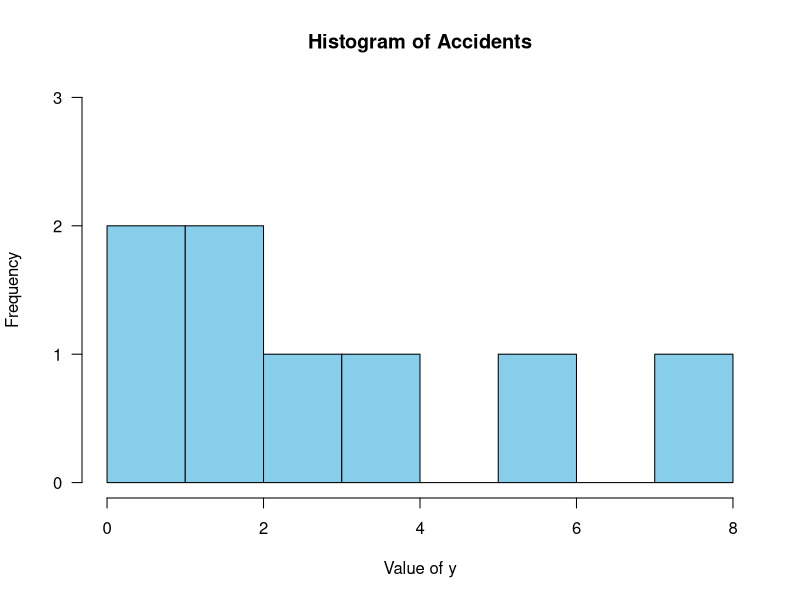
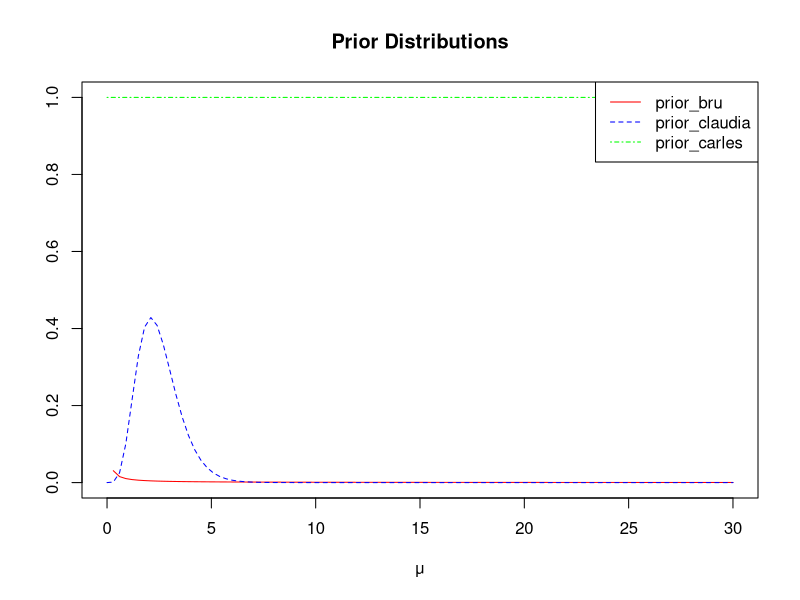
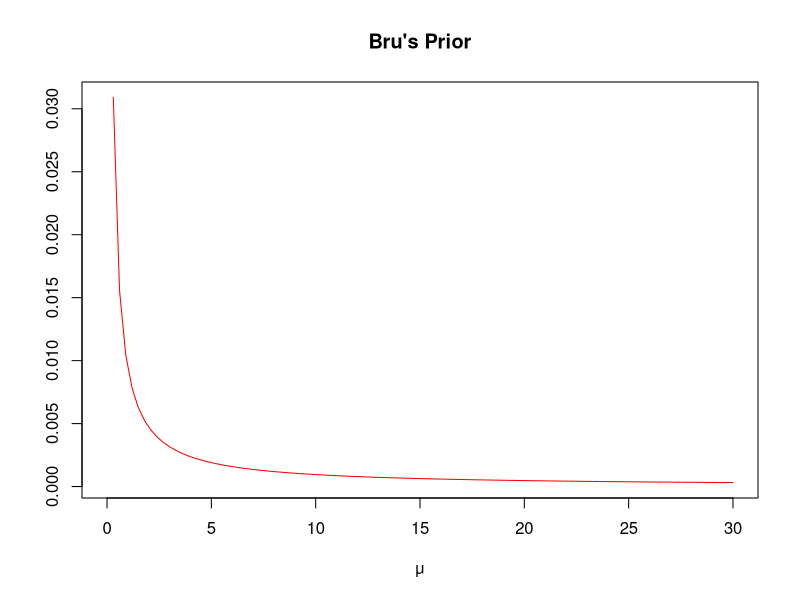
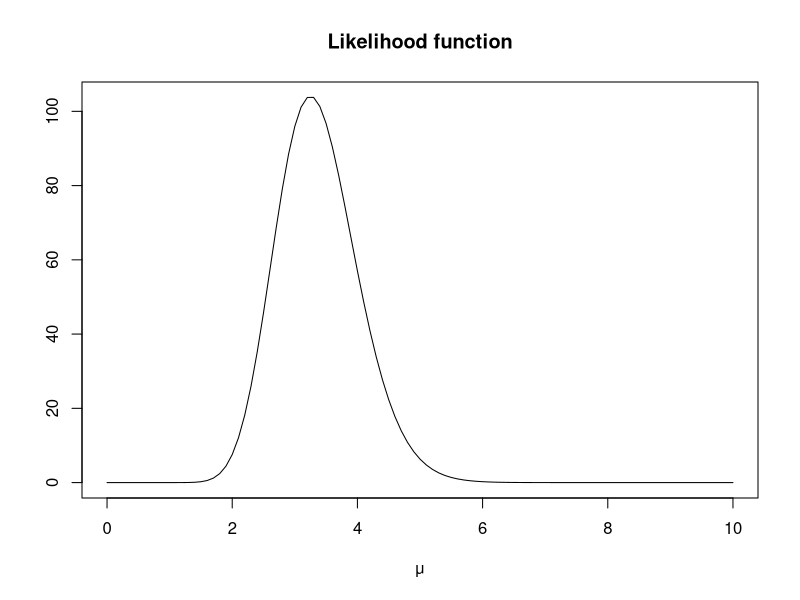
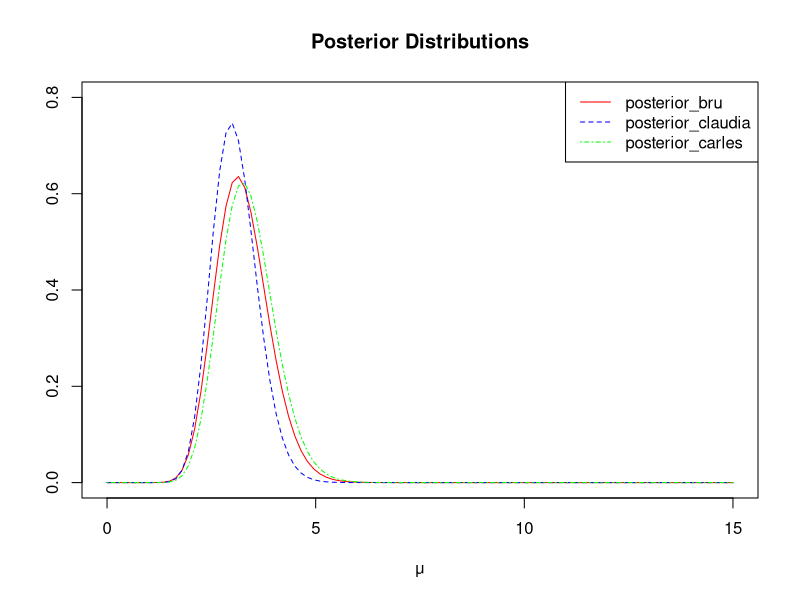
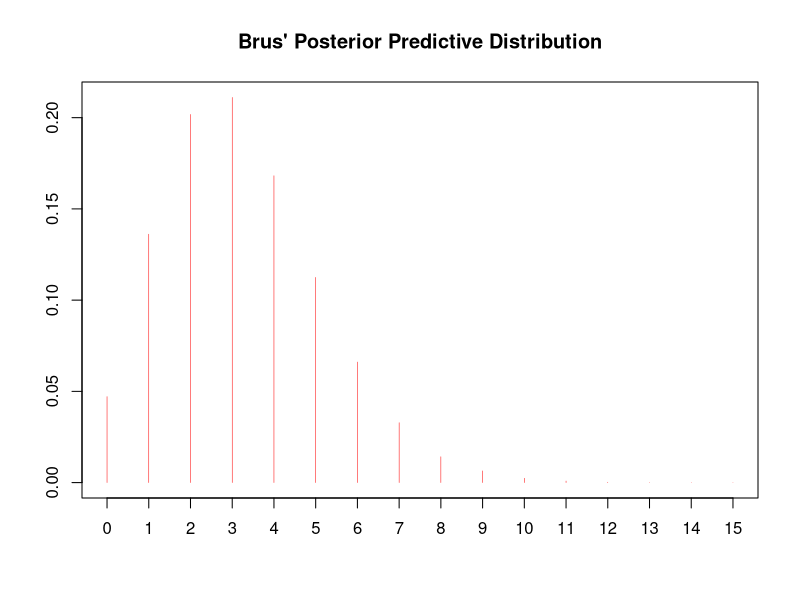
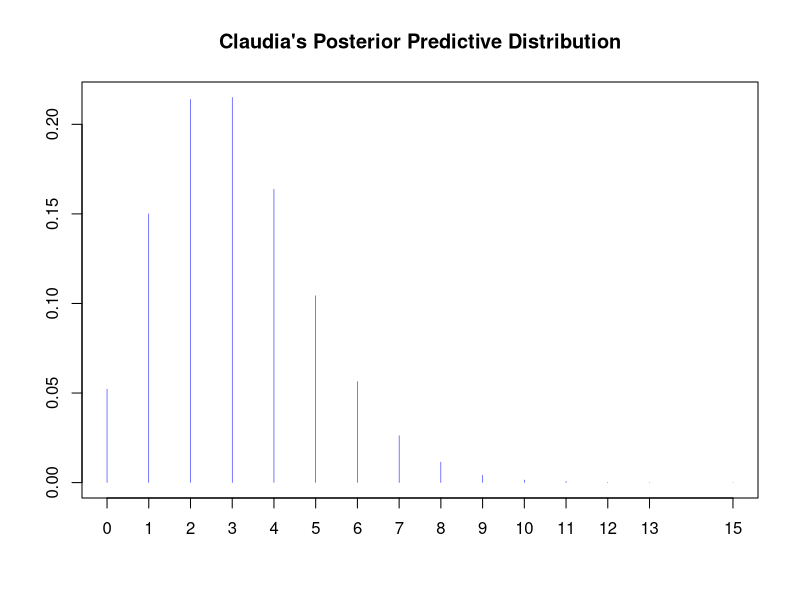
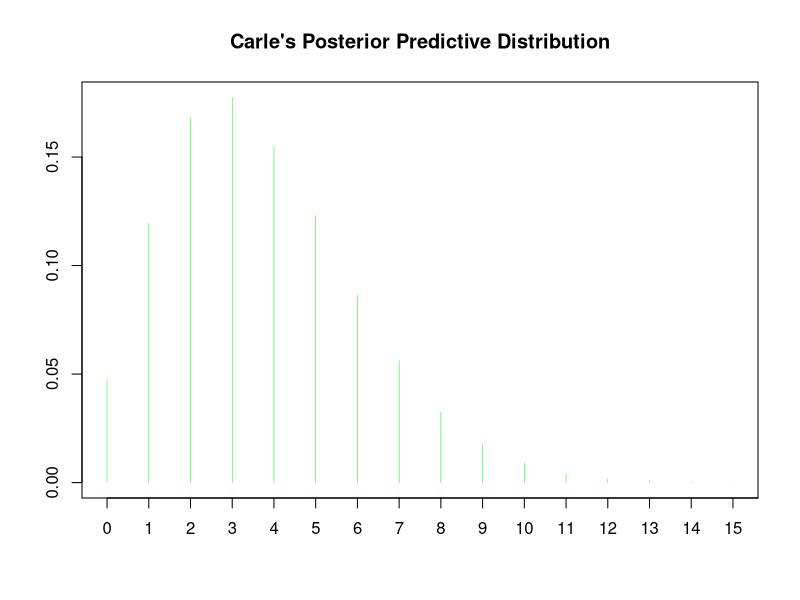

Generate these figures, in order, with R:
## ---- chunk 1
knitr::opts_chunk$set(echo = TRUE)
## ---- chunk 2
###### data

y <- c(3, 2, 0, 8, 2, 4, 6, 1) 
n <- length(y)
n
y
## ---- chunk 3
hist(y, 
     breaks = 8,            # Number of bins
     col = "skyblue",        # Fill color
     border = "black",       # Border color
     main = "Histogram of Accidents", # Main title
     xlab = "Value of y",    # X-axis label
     ylab = "Frequency",     # Y-axis label
     xlim = c(min(y), max(y)), # X-axis limits
     ylim = c(0, 3),         # Y-axis limits
     probability = FALSE,     # Normalize to probability density
     las = 1                  # Make labels horizontal
)
## ---- chunk 4
mean.y <- mean(y)
std.y <- sd(y)
mean.y; std.y
## ---- chunk 5
# Initialize the probability densities for the three prior distributions
prior_bru <- function(x) dgamma(x, 0.01, 0.001)
prior_claudia <- function(x) dgamma(x, 6.25, 2.5)
prior_carles <- function(x) ifelse(x >= 0, 1, 0)

# Define custom colors for the distributions
bruprior_color <- "red"
claudiaprior_color <- "blue"
carlesprior_color <- "green"


par(mfrow = c(1, 1))
plot(prior_bru, xlim = c(0, 30), ylim = c(0, 1), main = "Prior Distributions",
     ylab = "", xlab = "μ", lty = 1, col = bruprior_color)
plot(prior_claudia, xlim = c(0, 30), add = TRUE, lty = 2, col = claudiaprior_color)
plot(prior_carles, xlim = c(0, 30), add = TRUE, lty = 4, col = carlesprior_color)
legend("topright", c("prior_bru", "prior_claudia", "prior_carles"),
       lty = c(1, 2, 4), col = c(bruprior_color, claudiaprior_color, carlesprior_color))
## ---- chunk 6
plot(prior_bru, xlim=c(0,30), main = "Bru's Prior", ylab="", xlab = "μ", lty=1, col = bruprior_color)
## ---- chunk 7
likelihood <- function(lambda) {
 lambda^sum(y)*exp(-n*lambda)
}
## ---- chunk 8
plot(likelihood, xlim=c(0,10), main = "Likelihood function", ylab="", xlab = "μ",lty=1)
## ---- chunk 9
#prior_bru <- function(x) dgamma(x, 0.01, 0.001)
posterior_bru <- function(x)dgamma(x, 0.01 + sum(y), 0.001 + n)

#prior_claudia <- function(x) dgamma(x, 6.25, 2.5)
posterior_claudia <- function(x)dgamma(x, 6.25 + sum(y), 2.5 + n)

#prior_carles <- function(x) ifelse(x > 0, 1, 0)
posterior_carles <- function(lambda) {
 (lambda^sum(y)*exp(-n*lambda)) /integrate(function(lambda)(lambda^sum(y)*exp(-n*lambda)), lower = 0, upper = 15)$value
}

# Define custom colors for the distributions
bruposterior_color <- "red"
claudiaposterior_color <- "blue"
carlesposterior_color <- "green"

par(mfrow = c(1, 1))
plot(posterior_bru, xlim = c(0, 15), ylim = c(0, 0.8), main = "Posterior Distributions",
     ylab = "", xlab = "μ", lty = 1, col = bruposterior_color)
plot(posterior_claudia, xlim = c(0, 15), add = TRUE, lty = 2, col = claudiaposterior_color)
plot(posterior_carles, xlim = c(0, 15), add = TRUE, lty = 4, col = carlesposterior_color)
legend("topright", c("posterior_bru", "posterior_claudia", "posterior_carles"),
       lty = c(1, 2, 4), col = c(bruposterior_color, claudiaposterior_color, carlesposterior_color))

## ---- chunk 10
sample_lambda <- function(num_samples) {
  lambda_samples <- numeric(num_samples)
  for (i in 1:num_samples) {
    while (TRUE) {
      lambda_candidate <- runif(1, 0, 15)  # Sample a lambda candidate
      
      # Calculate the acceptance probability
      acceptance_prob <- likelihood(lambda_candidate)
      
      # Accept the candidate with probability acceptance_prob
      if (runif(1) < acceptance_prob) {
        lambda_samples[i] <- lambda_candidate
        break  # Break out of the while loop
      }
    }
  }
  return(lambda_samples)
}
## ---- chunk 11
# Set the number of simulations
num_simulations <- 100000

# Initialize lists to store the results
post_predictive_sim_bru <- vector("list", length = num_simulations)
post_predictive_sim_claudia <- vector("list", length = num_simulations)
post_predictive_sim_carles <- vector("list", length = num_simulations)

lambdas <- sample_lambda(num_simulations)

# Simulate from the three posterior distributions and calculate the predictive posterior
for (i in 1:num_simulations) {
  
  # Simulate from the posterior distributions
  sample_bru <- rgamma(1, shape = 0.01 + sum(y), rate = 0.001 + n)
  
  sample_claudia <- rgamma(1, shape = 6.25 + sum(y), rate = 2.5 + n)

  # Calculate the posterior predictive distribution using the Poisson(μ) prior
  predictive_bru <- rpois(1, lambda = sample_bru)
  predictive_claudia <- rpois(1, lambda = sample_claudia)
  predictive_carles <- rpois(1, lambda = lambdas[i])

  # Store the results
  post_predictive_sim_bru[i] <- predictive_bru
  post_predictive_sim_claudia[i] <- predictive_claudia
  post_predictive_sim_carles[i] <- predictive_carles
}
## ---- chunk 12
 # Store the results
post_predictive_sim_bru <- unlist(post_predictive_sim_bru)
post_predictive_sim_claudia <- unlist(post_predictive_sim_claudia)
post_predictive_sim_carles <- unlist(post_predictive_sim_carles)
## ---- chunk 13
par(mfrow = c(1, 1))

# Bru's Posterior Predictive Distribution
plot(table(post_predictive_sim_bru)/num_simulations, xlim=c(0, 15), ylab = "", xlab = "", col=bruposterior_color, lwd=0.5)
title("Brus' Posterior Predictive Distribution")

# Claudia's Posterior Predictive Distribution
par(mfrow = c(1, 1))  # Reset the plot layout to one plot region
plot(table(post_predictive_sim_claudia)/num_simulations, xlim=c(0, 15), ylab = "", xlab = "", col=claudiaposterior_color, lwd=0.5)
title("Claudia's Posterior Predictive Distribution")

# Carles's Posterior Predictive Distribution
par(mfrow = c(1, 1))  # Reset the plot layout to one plot region
plot(table(post_predictive_sim_carles)/num_simulations, xlim=c(0, 15), ylab = "", xlab = "", col=carlesposterior_color, lwd=0.5)
title("Carle's Posterior Predictive Distribution")
## ---- chunk 14
quantile_levels <- c(0.05, 0.25, 0.5, 0.75, 0.95)
quantile(post_predictive_sim_claudia, quantile_levels)

# 5th percentile
claudia_lower_quantile <- quantile(post_predictive_sim_claudia, 0.05)

# 95th percentile
claudia_upper_quantile <- quantile(post_predictive_sim_claudia, 0.95)
## ---- chunk 15
# 5th percentile
quantile(post_predictive_sim_carles, quantile_levels)
carles_lower_quantile <- quantile(post_predictive_sim_carles, 0.05)

# 95th percentile
carles_upper_quantile <- quantile(post_predictive_sim_carles, 0.95)
## ---- chunk 16
# 5th percentile
quantile(post_predictive_sim_bru, quantile_levels)
bru_lower_quantile <- quantile(post_predictive_sim_bru, 0.05)

# 95th percentile
bru_upper_quantile <- quantile(post_predictive_sim_bru, 0.95)
## ---- chunk 17
# Print the intervals for each vector
cat("Claudia's 90% Interval: 
    [", claudia_lower_quantile, ",", claudia_upper_quantile, "]\n")
cat("Bru's 90% Interval: 
    [", bru_lower_quantile, ",", bru_upper_quantile, "]\n")
cat("Carle's 90% Interval: 
    [", carles_lower_quantile, ",", carles_upper_quantile, "]\n")

